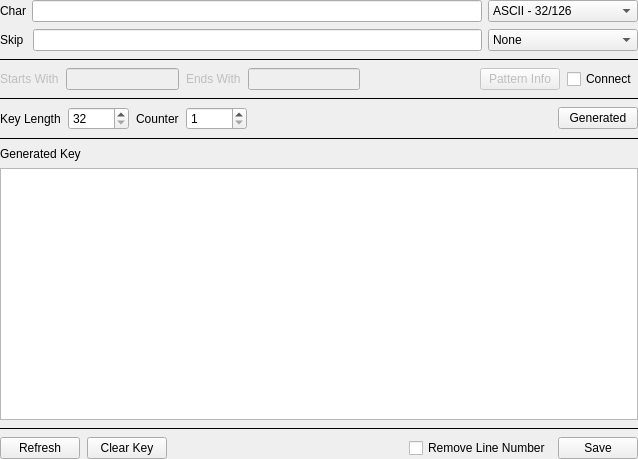
<?xml version="1.0" encoding="UTF-8"?>
<ui version="4.0">
 <class>Key_Maker</class>
 <widget class="QWidget" name="Key_Maker">
  <property name="geometry">
   <rect>
    <x>0</x>
    <y>0</y>
    <width>638</width>
    <height>459</height>
   </rect>
  </property>
  <property name="windowTitle">
   <string>Form</string>
  </property>
  <property name="locale">
   <locale language="English" country="UnitedStates"/>
  </property>
  <layout class="QVBoxLayout" name="verticalLayout">
   <property name="spacing">
    <number>7</number>
   </property>
   <property name="leftMargin">
    <number>0</number>
   </property>
   <property name="topMargin">
    <number>0</number>
   </property>
   <property name="rightMargin">
    <number>0</number>
   </property>
   <property name="bottomMargin">
    <number>0</number>
   </property>
   <item>
    <layout class="QHBoxLayout" name="horizontalLayout_4">
     <property name="spacing">
      <number>6</number>
     </property>
     <item>
      <widget class="QLabel" name="label_2">
       <property name="text">
        <string>Char</string>
       </property>
      </widget>
     </item>
     <item>
      <widget class="QLineEdit" name="input_chars">
       <property name="readOnly">
        <bool>true</bool>
       </property>
      </widget>
     </item>
     <item>
      <widget class="QComboBox" name="cmb_chars">
       <property name="minimumSize">
        <size>
         <width>150</width>
         <height>0</height>
        </size>
       </property>
       <item>
        <property name="text">
         <string>ASCII - 32/126</string>
        </property>
       </item>
       <item>
        <property name="text">
         <string>Custom</string>
        </property>
       </item>
      </widget>
     </item>
    </layout>
   </item>
   <item>
    <layout class="QHBoxLayout" name="horizontalLayout_5">
     <property name="spacing">
      <number>6</number>
     </property>
     <item>
      <widget class="QLabel" name="label_3">
       <property name="text">
        <string>Skip </string>
       </property>
      </widget>
     </item>
     <item>
      <widget class="QLineEdit" name="input_skip">
       <property name="readOnly">
        <bool>true</bool>
       </property>
      </widget>
     </item>
     <item>
      <widget class="QComboBox" name="cmb_skip">
       <property name="minimumSize">
        <size>
         <width>150</width>
         <height>0</height>
        </size>
       </property>
       <item>
        <property name="text">
         <string>None</string>
        </property>
       </item>
       <item>
        <property name="text">
         <string>Symbol</string>
        </property>
       </item>
       <item>
        <property name="text">
         <string>Number</string>
        </property>
       </item>
       <item>
        <property name="text">
         <string>All Alphabet</string>
        </property>
       </item>
       <item>
        <property name="text">
         <string>Lower Alphabet</string>
        </property>
       </item>
       <item>
        <property name="text">
         <string>Upper Alphabet</string>
        </property>
       </item>
       <item>
        <property name="text">
         <string>Symbol + Number</string>
        </property>
       </item>
       <item>
        <property name="text">
         <string>Alphabet + Number</string>
        </property>
       </item>
       <item>
        <property name="text">
         <string>Alphabet + Symbol</string>
        </property>
       </item>
       <item>
        <property name="text">
         <string>Custom</string>
        </property>
       </item>
      </widget>
     </item>
    </layout>
   </item>
   <item>
    <widget class="Line" name="line_3">
     <property name="frameShadow">
      <enum>QFrame::Plain</enum>
     </property>
     <property name="orientation">
      <enum>Qt::Horizontal</enum>
     </property>
    </widget>
   </item>
   <item>
    <layout class="QHBoxLayout" name="horizontalLayout_3">
     <item>
      <widget class="QLabel" name="lbl_start_char">
       <property name="enabled">
        <bool>false</bool>
       </property>
       <property name="text">
        <string>Starts With</string>
       </property>
      </widget>
     </item>
     <item>
      <widget class="QLineEdit" name="input_start_char">
       <property name="enabled">
        <bool>false</bool>
       </property>
      </widget>
     </item>
     <item>
      <widget class="QLabel" name="lbl_end_char">
       <property name="enabled">
        <bool>false</bool>
       </property>
       <property name="text">
        <string>Ends With</string>
       </property>
      </widget>
     </item>
     <item>
      <widget class="QLineEdit" name="input_end_char">
       <property name="enabled">
        <bool>false</bool>
       </property>
      </widget>
     </item>
     <item>
      <spacer name="horizontalSpacer_3">
       <property name="orientation">
        <enum>Qt::Horizontal</enum>
       </property>
       <property name="sizeHint" stdset="0">
        <size>
         <width>40</width>
         <height>20</height>
        </size>
       </property>
      </spacer>
     </item>
     <item>
      <widget class="QPushButton" name="btn_pattern_info">
       <property name="enabled">
        <bool>false</bool>
       </property>
       <property name="text">
        <string>Pattern Info</string>
       </property>
      </widget>
     </item>
     <item>
      <widget class="QCheckBox" name="cbx_pattern_connect">
       <property name="text">
        <string>Connect</string>
       </property>
      </widget>
     </item>
    </layout>
   </item>
   <item>
    <widget class="Line" name="line">
     <property name="frameShadow">
      <enum>QFrame::Plain</enum>
     </property>
     <property name="orientation">
      <enum>Qt::Horizontal</enum>
     </property>
    </widget>
   </item>
   <item>
    <layout class="QHBoxLayout" name="horizontalLayout">
     <item>
      <widget class="QLabel" name="label_4">
       <property name="text">
        <string>Key Length</string>
       </property>
      </widget>
     </item>
     <item>
      <widget class="QSpinBox" name="spb_len">
       <property name="specialValueText">
        <string>32</string>
       </property>
       <property name="minimum">
        <number>1</number>
       </property>
       <property name="maximum">
        <number>10000</number>
       </property>
      </widget>
     </item>
     <item>
      <widget class="QLabel" name="label_5">
       <property name="text">
        <string>Counter</string>
       </property>
      </widget>
     </item>
     <item>
      <widget class="QSpinBox" name="spb_counter">
       <property name="specialValueText">
        <string>1</string>
       </property>
       <property name="minimum">
        <number>1</number>
       </property>
       <property name="maximum">
        <number>99999</number>
       </property>
      </widget>
     </item>
     <item>
      <spacer name="horizontalSpacer">
       <property name="orientation">
        <enum>Qt::Horizontal</enum>
       </property>
       <property name="sizeHint" stdset="0">
        <size>
         <width>40</width>
         <height>20</height>
        </size>
       </property>
      </spacer>
     </item>
     <item>
      <widget class="QPushButton" name="btn_generate">
       <property name="text">
        <string>Generated</string>
       </property>
      </widget>
     </item>
    </layout>
   </item>
   <item>
    <widget class="Line" name="line_4">
     <property name="frameShadow">
      <enum>QFrame::Plain</enum>
     </property>
     <property name="orientation">
      <enum>Qt::Horizontal</enum>
     </property>
    </widget>
   </item>
   <item>
    <widget class="QLabel" name="label">
     <property name="text">
      <string>Generated Key</string>
     </property>
    </widget>
   </item>
   <item>
    <widget class="QListWidget" name="lst_results"/>
   </item>
   <item>
    <widget class="Line" name="line_2">
     <property name="frameShadow">
      <enum>QFrame::Plain</enum>
     </property>
     <property name="orientation">
      <enum>Qt::Horizontal</enum>
     </property>
    </widget>
   </item>
   <item>
    <layout class="QHBoxLayout" name="horizontalLayout_2">
     <item>
      <widget class="QPushButton" name="btn_refresh">
       <property name="text">
        <string>Refresh</string>
       </property>
      </widget>
     </item>
     <item>
      <widget class="QPushButton" name="btn_clear_key">
       <property name="text">
        <string>Clear Key</string>
       </property>
      </widget>
     </item>
     <item>
      <spacer name="horizontalSpacer_2">
       <property name="orientation">
        <enum>Qt::Horizontal</enum>
       </property>
       <property name="sizeHint" stdset="0">
        <size>
         <width>40</width>
         <height>20</height>
        </size>
       </property>
      </spacer>
     </item>
     <item>
      <widget class="QCheckBox" name="cbx_remove_line_number">
       <property name="text">
        <string>Remove Line Number</string>
       </property>
      </widget>
     </item>
     <item>
      <widget class="QPushButton" name="btn_save">
       <property name="text">
        <string>Save</string>
       </property>
      </widget>
     </item>
    </layout>
   </item>
  </layout>
 </widget>
 <resources/>
 <connections/>
</ui>
